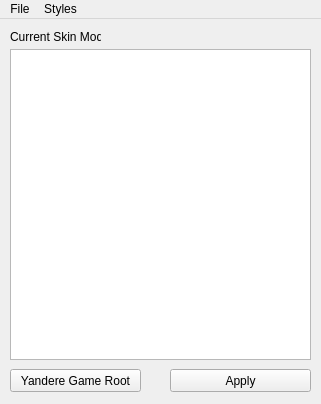
<?xml version="1.0" encoding="UTF-8"?>
<ui version="4.0">
 <class>MainWindow</class>
 <widget class="QMainWindow" name="MainWindow">
  <property name="geometry">
   <rect>
    <x>0</x>
    <y>0</y>
    <width>321</width>
    <height>404</height>
   </rect>
  </property>
  <property name="windowTitle">
   <string>Yandere Sim Skin Switcher</string>
  </property>
  <property name="windowIcon">
   <iconset resource="../../resources/resources.qrc">
    <normaloff>:/icons/icons/app.ico</normaloff>:/icons/icons/app.ico</iconset>
  </property>
  <widget class="QWidget" name="centralwidget">
   <widget class="QWidget" name="verticalLayoutWidget">
    <property name="geometry">
     <rect>
      <x>10</x>
      <y>30</y>
      <width>301</width>
      <height>311</height>
     </rect>
    </property>
    <layout class="QVBoxLayout" name="verticalLayout">
     <item>
      <widget class="QListWidget" name="listWidget">
       <property name="editTriggers">
        <set>QAbstractItemView::NoEditTriggers</set>
       </property>
       <property name="showDropIndicator" stdset="0">
        <bool>false</bool>
       </property>
       <property name="defaultDropAction">
        <enum>Qt::IgnoreAction</enum>
       </property>
       <property name="alternatingRowColors">
        <bool>true</bool>
       </property>
      </widget>
     </item>
    </layout>
   </widget>
   <widget class="QLabel" name="label">
    <property name="geometry">
     <rect>
      <x>10</x>
      <y>10</y>
      <width>91</width>
      <height>16</height>
     </rect>
    </property>
    <property name="text">
     <string>Current Skin Mod: </string>
    </property>
   </widget>
   <widget class="QLabel" name="currentSkinLabel">
    <property name="geometry">
     <rect>
      <x>100</x>
      <y>10</y>
      <width>211</width>
      <height>16</height>
     </rect>
    </property>
    <property name="text">
     <string/>
    </property>
   </widget>
   <widget class="QPushButton" name="apply">
    <property name="geometry">
     <rect>
      <x>170</x>
      <y>350</y>
      <width>141</width>
      <height>23</height>
     </rect>
    </property>
    <property name="text">
     <string>Apply</string>
    </property>
   </widget>
   <widget class="QPushButton" name="gameRoot">
    <property name="geometry">
     <rect>
      <x>10</x>
      <y>350</y>
      <width>131</width>
      <height>23</height>
     </rect>
    </property>
    <property name="text">
     <string>Yandere Game Root</string>
    </property>
   </widget>
  </widget>
  <widget class="QMenuBar" name="menubar">
   <property name="geometry">
    <rect>
     <x>0</x>
     <y>0</y>
     <width>321</width>
     <height>21</height>
    </rect>
   </property>
   <widget class="QMenu" name="menuFile">
    <property name="title">
     <string>File</string>
    </property>
    <addaction name="actionExit"/>
   </widget>
   <widget class="QMenu" name="menuStyles">
    <property name="title">
     <string>Styles</string>
    </property>
    <addaction name="actionLight"/>
    <addaction name="actionDark"/>
   </widget>
   <addaction name="menuFile"/>
   <addaction name="menuStyles"/>
  </widget>
  <action name="actionExit">
   <property name="text">
    <string>Exit</string>
   </property>
  </action>
  <action name="actionLight">
   <property name="text">
    <string>Light</string>
   </property>
  </action>
  <action name="actionDark">
   <property name="text">
    <string>Dark</string>
   </property>
  </action>
 </widget>
 <resources>
  <include location="../../resources/resources.qrc"/>
 </resources>
 <connections/>
</ui>
